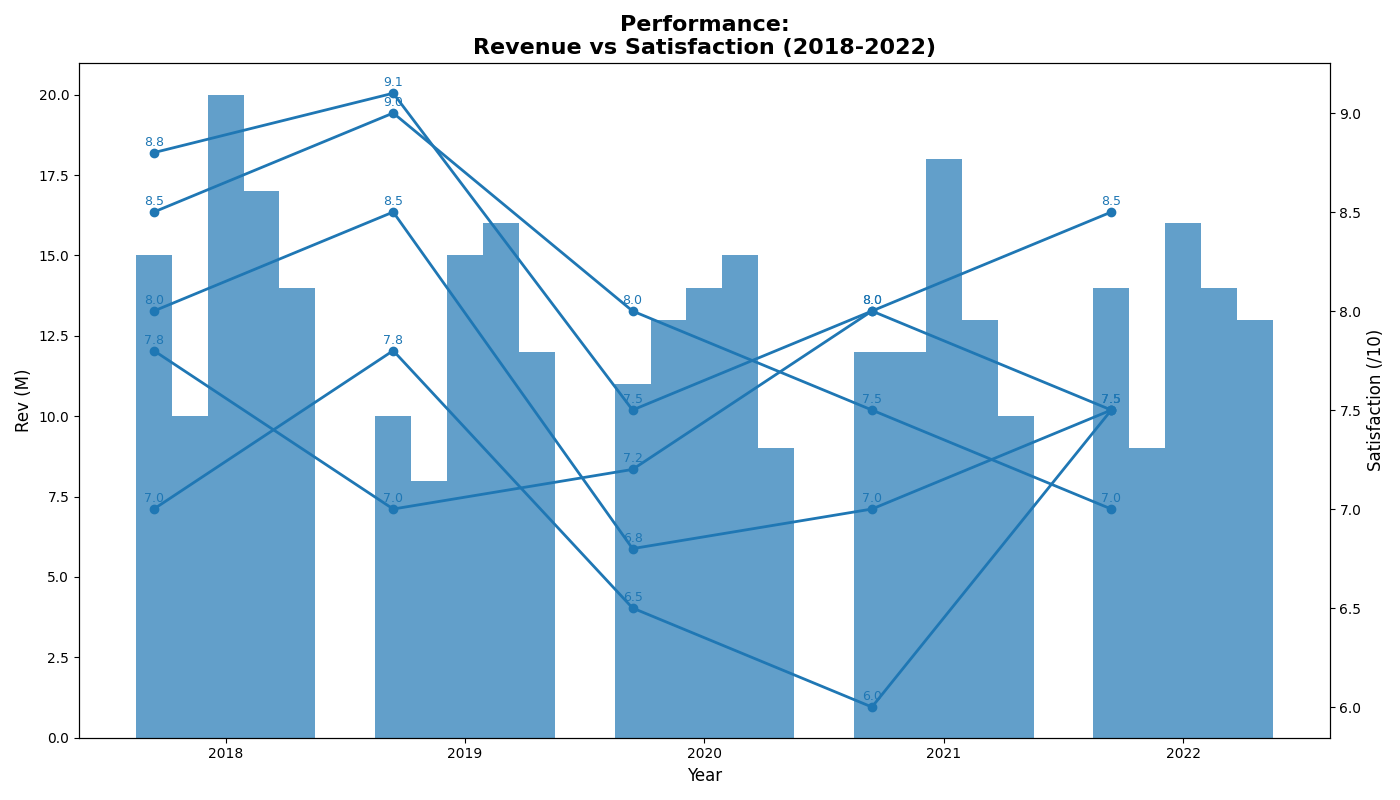

The script that drew this image:
import matplotlib.pyplot as plt
import numpy as np

years = np.array([2018, 2019, 2020, 2021, 2022])
stores = ["A", "B", "C", "D", "E"]

revenue = np.array([
    [15, 10, 11, 12, 14],
    [10, 8, 13, 12, 9],
    [20, 15, 14, 18, 16],
    [17, 16, 15, 13, 14],
    [14, 12, 9, 10, 13],
])

satisfaction_scores = np.array([
    [8.5, 9, 8, 7.5, 7],
    [7, 7.8, 6.5, 6, 7.5],
    [8.8, 9.1, 7.5, 8, 8.5],
    [8, 8.5, 6.8, 7, 7.5],
    [7.8, 7, 7.2, 8, 7.5],
])

fig, ax1 = plt.subplots(figsize=(14, 8))

color = '#1f77b4'
bar_width = 0.15
for idx, store in enumerate(stores):
    ax1.bar(years + idx * bar_width, revenue[idx], width=bar_width, color=color, alpha=0.7)

ax1.set_title('Performance:\nRevenue vs Satisfaction (2018-2022)', fontsize=16, fontweight='bold')
ax1.set_xlabel('Year', fontsize=12)
ax1.set_ylabel('Rev (M)', fontsize=12)
ax1.set_xticks(years + bar_width * (len(stores) - 1) / 2)
ax1.set_xticklabels(years)

ax2 = ax1.twinx()
ax2.set_ylabel('Satisfaction (/10)', fontsize=12)

for idx in range(len(stores)):
    ax2.plot(years, satisfaction_scores[idx], marker='o', linestyle='-', linewidth=2, color=color)
    for x, y in zip(years, satisfaction_scores[idx]):
        ax2.annotate(f'{y}', xy=(x, y), xytext=(0, 5), textcoords='offset points', fontsize=9, color=color, ha='center')

plt.tight_layout()
plt.show()
